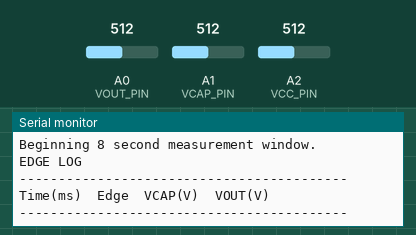
Recording of a sketch running on a simulated Arduino Uno, built with avr-gcc and run on an emulated ATmega328P. Parts: the last lines printed to the serial monitor. The test bench sets the inputs (shaded band); at power-on: A0 (VOUT_PIN) = 512, A1 (VCAP_PIN) = 512, A2 (VCC_PIN) = 512.

Above: at 3.2 s.
3.3 s: A0 (VOUT_PIN) set to 306
At 4.5 s:
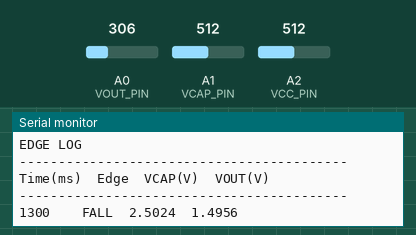
4.8 s: A0 (VOUT_PIN) set to 716
At 5.9 s:
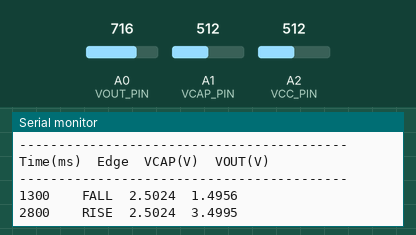

The sketch:

pcb001_ne555_logger.ino
```cpp
const int VOUT_PIN = A0;
const int VCAP_PIN = A1;
const int VCC_PIN  = A2;

const float ADC_REF = 5.0;
const float ADC_MAX = 1023.0;

const unsigned long SETTLE_TIME_MS  = 2000;
const unsigned long CAPTURE_TIME_MS = 8000;
const unsigned long SAMPLE_TIME_MS  = 10;

const float STATE_THRESHOLD = 2.5;

unsigned long captureStart;
unsigned long nextSample;

// Edge/cycle tracking
bool previousState;
bool stateInitialised = false;

unsigned long cycleRiseTime = 0;
unsigned long fallTime = 0;
bool haveRise = false;
bool haveFall = false;

double sumHigh = 0.0;
double sumLow = 0.0;
double sumPeriod = 0.0;

unsigned int completeCycles = 0;

// Voltage statistics
float vcapMin = 99.0;
float vcapMax = -99.0;

float voutMin = 99.0;
float voutMax = -99.0;

double vccSum = 0.0;
unsigned long sampleCount = 0;

bool finished = false;

void setup()
{
  Serial.begin(115200);

  Serial.println();
  Serial.println("PCB-001 NE555 TinkerCAD Verification");
  Serial.println("-----------------------------------");
  Serial.println("Settling circuit for 2 seconds...");

  delay(SETTLE_TIME_MS);

  captureStart = millis();
  nextSample = captureStart;

  Serial.println("Beginning 8 second measurement window.");
  Serial.println();

  Serial.println("EDGE LOG");
  Serial.println("------------------------------------------");
  Serial.println("Time(ms)\tEdge\tVCAP(V)\tVOUT(V)");
  Serial.println("------------------------------------------");
}

void loop()
{
  if (finished)
    return;

  unsigned long now = millis();
  unsigned long elapsed = now - captureStart;

  if (elapsed >= CAPTURE_TIME_MS)
  {
    printSummary();
    finished = true;
    return;
  }

  if (now >= nextSample)
  {
    int rawVout = analogRead(VOUT_PIN);
    int rawVcap = analogRead(VCAP_PIN);
    int rawVcc  = analogRead(VCC_PIN);

    float vout = rawVout * ADC_REF / ADC_MAX;
    float vcap = rawVcap * ADC_REF / ADC_MAX;
    float vcc  = rawVcc  * ADC_REF / ADC_MAX;

    bool currentState = (vout > STATE_THRESHOLD);

    // Voltage statistics
    if (vcap < vcapMin) vcapMin = vcap;
    if (vcap > vcapMax) vcapMax = vcap;

    if (vout < voutMin) voutMin = vout;
    if (vout > voutMax) voutMax = vout;

    vccSum += vcc;
    sampleCount++;

    // Initialise state
    if (!stateInitialised)
    {
      previousState = currentState;
      stateInitialised = true;
    }

    // Detect transition
    else if (currentState != previousState)
    {
      // LOW -> HIGH: rising edge
      if (currentState)
      {
        Serial.print(elapsed);
        Serial.print("\t\tRISE\t");
        Serial.print(vcap, 4);
        Serial.print("\t");
        Serial.println(vout, 4);

        // Complete a full RISE -> FALL -> RISE cycle
        if (haveRise && haveFall)
        {
          unsigned long tHigh = fallTime - cycleRiseTime;
          unsigned long tLow = elapsed - fallTime;
          unsigned long period = elapsed - cycleRiseTime;

          sumHigh += tHigh;
          sumLow += tLow;
          sumPeriod += period;

          completeCycles++;
        }

        cycleRiseTime = elapsed;
        haveRise = true;
        haveFall = false;
      }

      // HIGH -> LOW: falling edge
      else
      {
        Serial.print(elapsed);
        Serial.print("\t\tFALL\t");
        Serial.print(vcap, 4);
        Serial.print("\t");
        Serial.println(vout, 4);

        if (haveRise)
        {
          fallTime = elapsed;
          haveFall = true;
        }
      }

      previousState = currentState;
    }

    nextSample += SAMPLE_TIME_MS;
  }
}

void printSummary()
{
  Serial.println();
  Serial.println("============================================================");
  Serial.println("PCB-001 TINKERCAD MEASUREMENT SUMMARY");
  Serial.println("============================================================");

  Serial.print("Complete cycles analysed : ");
  Serial.println(completeCycles);

  if (completeCycles > 0)
  {
    double avgHighMs = sumHigh / completeCycles;
    double avgLowMs = sumLow / completeCycles;
    double avgPeriodMs = sumPeriod / completeCycles;

    double frequencyHz = 1000.0 / avgPeriodMs;
    double dutyPercent = 100.0 * avgHighMs / avgPeriodMs;

    Serial.println();
    Serial.println("TIMING");
    Serial.println("--------------------------------------------");

    Serial.print("Average tHIGH (ms)      : ");
    Serial.println(avgHighMs, 3);

    Serial.print("Average tLOW (ms)       : ");
    Serial.println(avgLowMs, 3);

    Serial.print("Average period (ms)     : ");
    Serial.println(avgPeriodMs, 3);

    Serial.print("Frequency (Hz)          : ");
    Serial.println(frequencyHz, 4);

    Serial.print("Duty cycle (%)          : ");
    Serial.println(dutyPercent, 3);
  }

  Serial.println();
  Serial.println("VOLTAGES");
  Serial.println("--------------------------------------------");

  Serial.print("VCAP minimum (V)        : ");
  Serial.println(vcapMin, 4);

  Serial.print("VCAP maximum (V)        : ");
  Serial.println(vcapMax, 4);

  Serial.print("VOUT minimum (V)        : ");
  Serial.println(voutMin, 4);

  Serial.print("VOUT maximum (V)        : ");
  Serial.println(voutMax, 4);

  if (sampleCount > 0)
  {
    Serial.print("Average VCC (V)         : ");
    Serial.println(vccSum / sampleCount, 4);
  }

  Serial.println();
  Serial.println("Capture duration         : 8000 ms");
  Serial.println("Sample interval          : 10 ms");
  Serial.println("============================================================");
  Serial.println("CAPTURE COMPLETE");
}
```

Measured:
- after the input at 3.3 s, the serial monitor: prints a new line at once (image 1)
- after the input at 4.8 s, the serial monitor: prints a new line at once (image 2)
